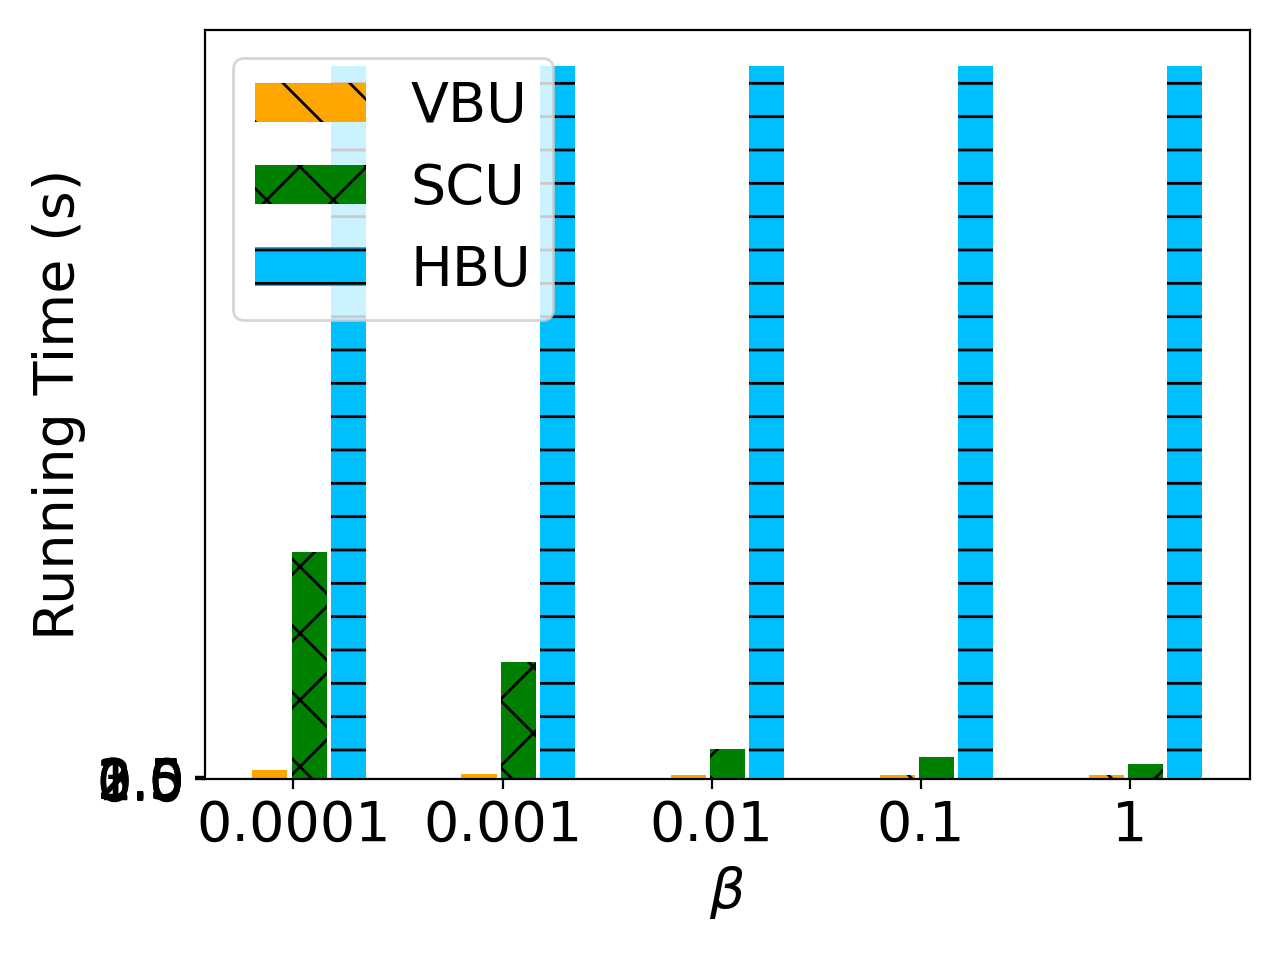

Here is the Python script that generated this plot:
import matplotlib.pyplot as plt
import numpy as np

# user num = 50
labels = ['0.0001', '0.001', '0.01', '0.1', '1']
unl_fr = [6000, 6000, 6000, 6000, 6000]

unl_hess_r = [2 + 750, 2 + 750, 2 + 750, 2 + 750 , 2 + 750 ]
unl_vbr = [10          , 6    , 5  , 5, 5]


#unl_vib = [120     , 62    , 16  , 233, 245]
unl_self_r = [120 *2  , 62 *2 , 16  *2    , 12 *2, 8*2]


x = np.arange(len(labels))  # the label locations
width = 0.6  # the width of the bars
# no_noise = np.around(no_noise,0)
# samping = np.around(samping,0)
# ldp = np.around(ldp,0)


plt.figure()
#plt.subplots(figsize=(8, 5.3))
#plt.bar(x - width / 2 - width / 8 + width / 8, unl_fr, width=0.168, label='Retrain', color='dodgerblue', hatch='/')
#plt.bar(x - width / 2 - width / 8 + width / 8, unl_vbr, width=0.168, label='VBU', color='orange', hatch='\\')
plt.bar(x - width / 8 - width / 16,   unl_vbr, width=0.168, label='VBU', color='orange', hatch='\\') #unl_vib, width=0.168, label='MCFU$_{w}$', color='palegreen', hatch='/')
plt.bar(x + width / 8, unl_self_r, width=0.168, label='SCU', color='g', hatch='x')
plt.bar(x + width / 2 - width / 8 + width / 16, unl_hess_r, width=0.168, label='HBU', color='deepskyblue', hatch='-')


# plt.bar(x - width / 2.5 ,  unl_br, width=width/3, label='VBU', color='orange', hatch='\\')
# plt.bar(x,unl_self_r, width=width/3, label='RFU-SS', color='g', hatch='x')
# plt.bar(x + width / 2.5,  unl_hess_r, width=width/3, label='HBU', color='tomato', hatch='-')


# Add some text for labels, title and custom x-axis tick labels, etc.
plt.ylabel('Running Time (s)', fontsize=20)
# ax.set_title('Performance of Different Users n')
plt.xticks(x, labels, fontsize=20)
# ax.set_xticklabels(labels,fontsize=15)

my_y_ticks = np.arange(0, 3.1, 0.5)
plt.yticks(my_y_ticks, fontsize=20)
# ax.set_yticklabels(my_y_ticks,fontsize=15)

plt.legend(loc='upper left', fontsize=20)
plt.xlabel('$\\beta$' ,fontsize=20)
# ax.bar_label(rects1, padding=1)
# ax.bar_label(rects2, padding=3)
# ax.bar_label(rects3, padding=3)

plt.tight_layout()

plt.rcParams['figure.figsize'] = (2.0, 1)
plt.rcParams['image.interpolation'] = 'nearest'
plt.rcParams['figure.subplot.left'] = 0.11
plt.rcParams['figure.subplot.bottom'] = 0.08
plt.rcParams['figure.subplot.right'] = 0.977
plt.rcParams['figure.subplot.top'] = 0.969
plt.savefig('cifar_rt_beta_bar.png', dpi=200)
plt.show()
